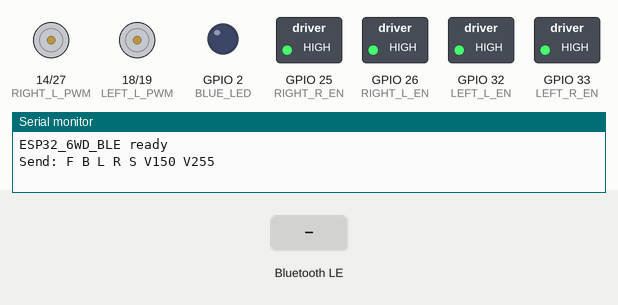
The sketch below on a simulated ESP32. Parts: motor-driver pin pairs drawn as motors (green arrow = first pin HIGH = forward, orange = second pin HIGH = backward, longer = more drive), switched loads named in the sketch (green lamp = pin HIGH), output pins drawn as LEDs (lit = HIGH), the last lines printed to the serial monitor. Inputs (shaded band) come from the test bench. Nothing arrives over Bluetooth unless stated; a phone connects over Bluetooth LE 3 s after start.

Above: at 1.2 s.
1.3 s: Bluetooth LE write "F" received
At 2.9 s:
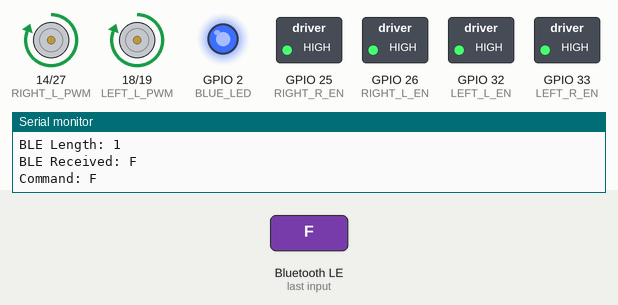
3.3 s: Bluetooth LE write "B" received
At 5.6 s:
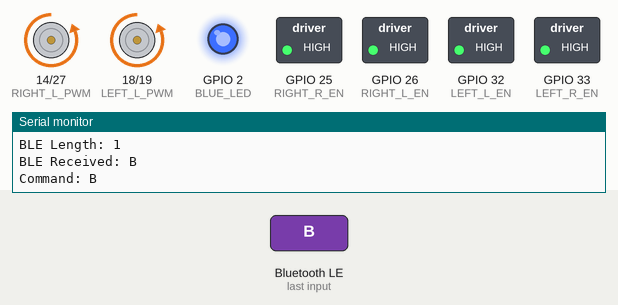
5.9 s: Bluetooth LE write "L" received
At 7.8 s:
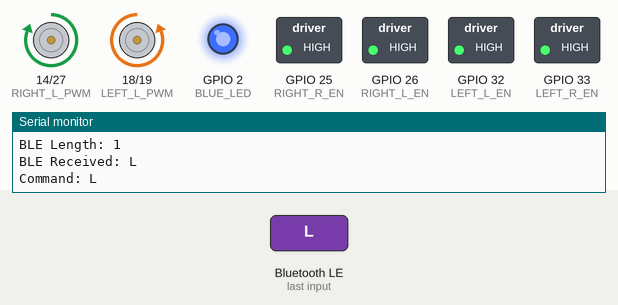
8.5 s: Bluetooth LE write "R" received
At 10.5 s:
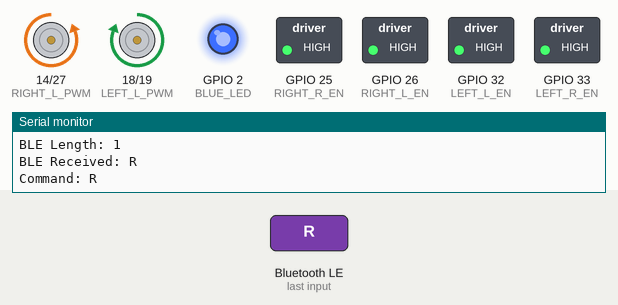
11.1 s: Bluetooth LE write "S" received
At 11.52 s:
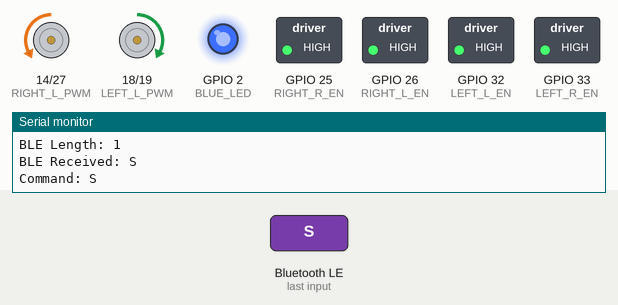
13.1 s: Bluetooth LE write "L" received
At 13.26 s:
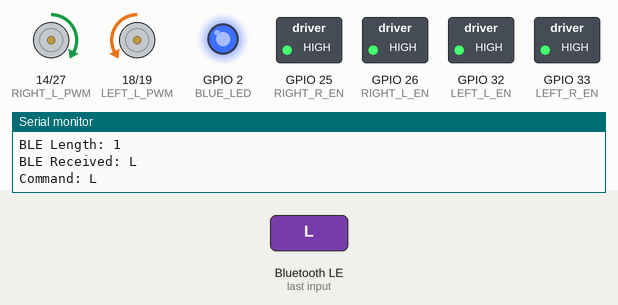
Timing chart, 0 to 16.1 s (numbered marks = the images above; inputs shaded):
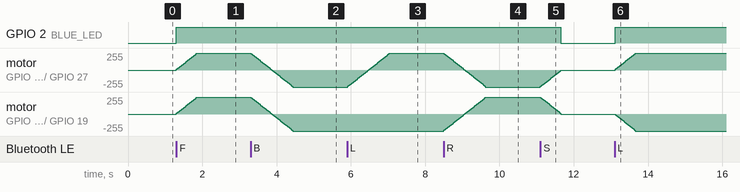

The sketch:

bluetooth_control.ino
```cpp
#include <BLEDevice.h>
#include <BLEServer.h>
#include <BLEUtils.h>
#include <BLE2902.h>

// ESP32-6WD Final Pins

#define LEFT_L_EN   32
#define LEFT_R_EN   33
#define LEFT_L_PWM  18
#define LEFT_R_PWM  19

#define RIGHT_L_EN  26
#define RIGHT_R_EN  25
#define RIGHT_L_PWM 14
#define RIGHT_R_PWM 27

#define BLUE_LED 2

// Latest default tuning
int speedLimit = 255;
const int rampStep = 8;
const int rampInterval = 18;

int currentLeft = 0;
int currentRight = 0;
int targetLeft = 0;
int targetRight = 0;

unsigned long lastRampTime = 0;

// If direction is reversed, change only these
bool invertLeft = false;
bool invertRight = false;

// Nordic UART BLE UUID
#define SERVICE_UUID "6E400001-B5A3-F393-E0A9-E50E24DCCA9E"
#define RX_UUID      "6E400002-B5A3-F393-E0A9-E50E24DCCA9E"
#define TX_UUID      "6E400003-B5A3-F393-E0A9-E50E24DCCA9E"

BLECharacteristic *txCharacteristic;
bool deviceConnected = false;

void sendBleMsg(String msg) {
  Serial.println(msg);
  if (deviceConnected && txCharacteristic) {
    txCharacteristic->setValue(msg.c_str());
    txCharacteristic->notify();
  }
}

void setLeftMotor(int spd) {
  spd = constrain(spd, -255, 255);

  if (invertLeft) spd = -spd;

  if (spd > 0) {
    analogWrite(LEFT_L_PWM, spd);
    analogWrite(LEFT_R_PWM, 0);
  } else if (spd < 0) {
    analogWrite(LEFT_L_PWM, 0);
    analogWrite(LEFT_R_PWM, -spd);
  } else {
    analogWrite(LEFT_L_PWM, 0);
    analogWrite(LEFT_R_PWM, 0);
  }
}

void setRightMotor(int spd) {
  spd = constrain(spd, -255, 255);

  if (invertRight) spd = -spd;

  if (spd > 0) {
    analogWrite(RIGHT_L_PWM, spd);
    analogWrite(RIGHT_R_PWM, 0);
  } else if (spd < 0) {
    analogWrite(RIGHT_L_PWM, 0);
    analogWrite(RIGHT_R_PWM, -spd);
  } else {
    analogWrite(RIGHT_L_PWM, 0);
    analogWrite(RIGHT_R_PWM, 0);
  }
}

void applyMotors() {
  setLeftMotor(currentLeft);
  setRightMotor(currentRight);

  if (currentLeft != 0 || currentRight != 0) {
    digitalWrite(BLUE_LED, HIGH);
  } else {
    digitalWrite(BLUE_LED, LOW);
  }
}

void stopCar() {
  targetLeft = 0;
  targetRight = 0;
}

void handleCommand(String cmd) {
  cmd.trim();
  cmd.toUpperCase();

  sendBleMsg("Command: " + cmd);

  if (cmd == "F") {
    targetLeft = speedLimit;
    targetRight = speedLimit;
  }
  else if (cmd == "B") {
    targetLeft = -speedLimit;
    targetRight = -speedLimit;
  }
  else if (cmd == "L") {
    targetLeft = -speedLimit;
    targetRight = speedLimit;
  }
  else if (cmd == "R") {
    targetLeft = speedLimit;
    targetRight = -speedLimit;
  }
  else if (cmd == "S") {
    stopCar();
  }
  else if (cmd.startsWith("V")) {
    int v = cmd.substring(1).toInt();
    speedLimit = constrain(v, 0, 255);
    sendBleMsg("Speed set: " + String(speedLimit));
  }
}

void updateRamp() {
  if (millis() - lastRampTime < rampInterval) return;
  lastRampTime = millis();

  if (currentLeft < targetLeft) currentLeft += rampStep;
  if (currentLeft > targetLeft) currentLeft -= rampStep;

  if (currentRight < targetRight) currentRight += rampStep;
  if (currentRight > targetRight) currentRight -= rampStep;

  if (abs(currentLeft - targetLeft) < rampStep) currentLeft = targetLeft;
  if (abs(currentRight - targetRight) < rampStep) currentRight = targetRight;

  currentLeft = constrain(currentLeft, -255, 255);
  currentRight = constrain(currentRight, -255, 255);

  applyMotors();
}

class ServerCallbacks : public BLEServerCallbacks {
  void onConnect(BLEServer* server) {
    deviceConnected = true;
    Serial.println("iPhone connected");
    digitalWrite(BLUE_LED, HIGH);
  }

  void onDisconnect(BLEServer* server) {
    deviceConnected = false;
    stopCar();
    currentLeft = 0;
    currentRight = 0;
    applyMotors();

    Serial.println("iPhone disconnected");
    delay(500);
    BLEDevice::startAdvertising();
  }
};

class RxCallbacks : public BLECharacteristicCallbacks {
  void onWrite(BLECharacteristic *characteristic) {
    String value = characteristic->getValue();

    Serial.print("BLE Length: ");
    Serial.println(value.length());

    Serial.print("BLE Received: ");
    Serial.println(value);

    if (value.length() > 0) {
      handleCommand(value);
    } else {
      Serial.println("Empty value received");
    }
  }
};

void setup() {
  Serial.begin(115200);

  pinMode(LEFT_L_EN, OUTPUT);
  pinMode(LEFT_R_EN, OUTPUT);
  pinMode(LEFT_L_PWM, OUTPUT);
  pinMode(LEFT_R_PWM, OUTPUT);

  pinMode(RIGHT_L_EN, OUTPUT);
  pinMode(RIGHT_R_EN, OUTPUT);
  pinMode(RIGHT_L_PWM, OUTPUT);
  pinMode(RIGHT_R_PWM, OUTPUT);

  pinMode(BLUE_LED, OUTPUT);

  digitalWrite(LEFT_L_EN, HIGH);
  digitalWrite(LEFT_R_EN, HIGH);
  digitalWrite(RIGHT_L_EN, HIGH);
  digitalWrite(RIGHT_R_EN, HIGH);

  stopCar();
  applyMotors();

  BLEDevice::init("ESP32_6WD_BLE");

  BLEServer *server = BLEDevice::createServer();
  server->setCallbacks(new ServerCallbacks());

  BLEService *service = server->createService(SERVICE_UUID);

  txCharacteristic = service->createCharacteristic(
    TX_UUID,
    BLECharacteristic::PROPERTY_NOTIFY
  );
  txCharacteristic->addDescriptor(new BLE2902());

  BLECharacteristic *rxCharacteristic = service->createCharacteristic(
    RX_UUID,
    BLECharacteristic::PROPERTY_WRITE | BLECharacteristic::PROPERTY_WRITE_NR
  );
  rxCharacteristic->setCallbacks(new RxCallbacks());

  service->start();

  BLEAdvertising *advertising = BLEDevice::getAdvertising();
  advertising->addServiceUUID(SERVICE_UUID);
  advertising->setScanResponse(true);
  advertising->setMinPreferred(0x06);
  advertising->setMinPreferred(0x12);

  BLEDevice::startAdvertising();

  Serial.println("ESP32_6WD_BLE ready");
  Serial.println("Send: F B L R S V150 V255");
}

void loop() {
  updateRamp();
}
```

Measured:
- after the input at 1.3 s, GPIO 2 (BLUE_LED): LOW → HIGH at once; motor on GPIO 14 (RIGHT_L_PWM) / GPIO 27 (RIGHT_R_PWM), motor on GPIO 18 (LEFT_L_PWM) / GPIO 19 (LEFT_R_PWM): moves from stopped to forward 255/255 over 0.54 s, starting at once
- after the input at 3.3 s, motor on GPIO 14 (RIGHT_L_PWM) / GPIO 27 (RIGHT_R_PWM), motor on GPIO 18 (LEFT_L_PWM) / GPIO 19 (LEFT_R_PWM): moves from forward 255/255 to backward 255/255 over 1.1 s, starting at once
- after the input at 5.9 s, motor on GPIO 14 (RIGHT_L_PWM) / GPIO 27 (RIGHT_R_PWM): moves from backward 255/255 to forward 255/255 over 1.1 s, starting at once
- after the input at 8.5 s, motor on GPIO 14 (RIGHT_L_PWM) / GPIO 27 (RIGHT_R_PWM): moves from forward 255/255 to backward 255/255 over 1.1 s, starting at once; motor on GPIO 18 (LEFT_L_PWM) / GPIO 19 (LEFT_R_PWM): moves from backward 255/255 to forward 255/255 over 1.1 s, starting at once
- after the input at 11.1 s, GPIO 2 (BLUE_LED): HIGH → LOW after 0.55 s; motor on GPIO 14 (RIGHT_L_PWM) / GPIO 27 (RIGHT_R_PWM): moves from backward 255/255 to stopped over 0.54 s, starting at once; motor on GPIO 18 (LEFT_L_PWM) / GPIO 19 (LEFT_R_PWM): moves from forward 255/255 to stopped over 0.54 s, starting at once
- after the input at 13.1 s, GPIO 2 (BLUE_LED): LOW → HIGH at once; motor on GPIO 14 (RIGHT_L_PWM) / GPIO 27 (RIGHT_R_PWM): moves from stopped to forward 255/255 over 0.54 s, starting at once; motor on GPIO 18 (LEFT_L_PWM) / GPIO 19 (LEFT_R_PWM): moves from stopped to backward 255/255 over 0.54 s, starting at once
